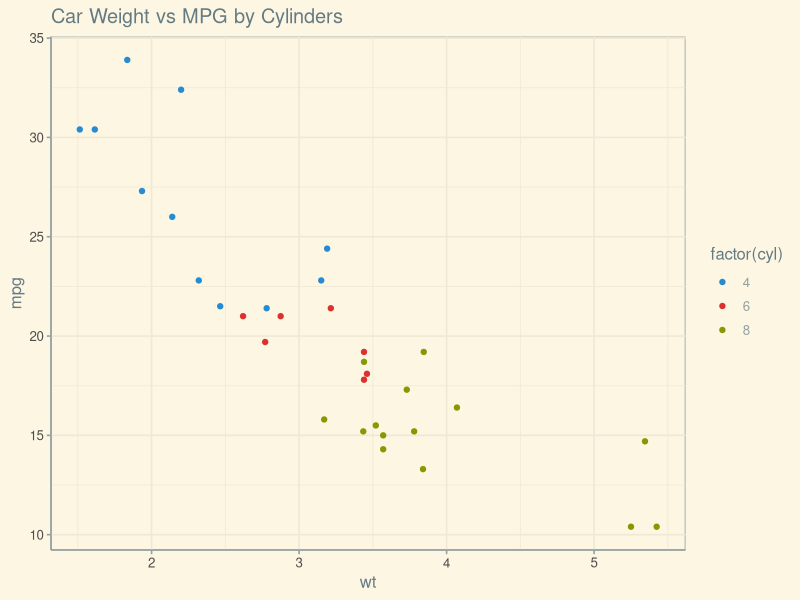
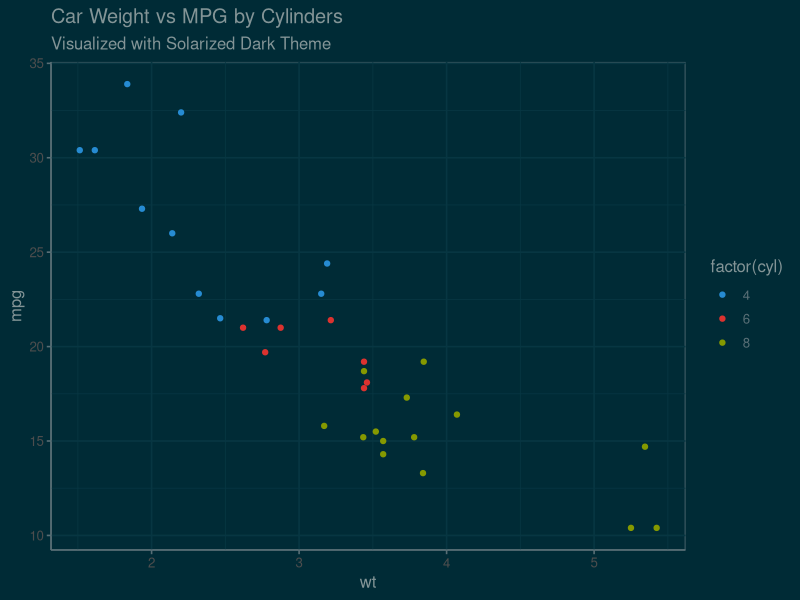

Source code (R) for these figures, in order: (Note: this script raises an error after producing the figures.)
library(ggplot2)
library(ggthemes)

ggplot(mtcars, aes(x = wt, y = mpg, color = factor(cyl))) +
  geom_point() +
  theme_solarized(light = TRUE) +
  scale_color_solarized("blue") +
  labs(title = "Car Weight vs MPG by Cylinders")

ggplot(mtcars, aes(x = wt, y = mpg, color = factor(cyl))) +
  geom_point() +
  theme_solarized(light = FALSE) +  # Using the dark variant
  scale_color_solarized("blue") +
  labs(title = "Car Weight vs MPG by Cylinders",
       subtitle = "Visualized with Solarized Dark Theme")
d